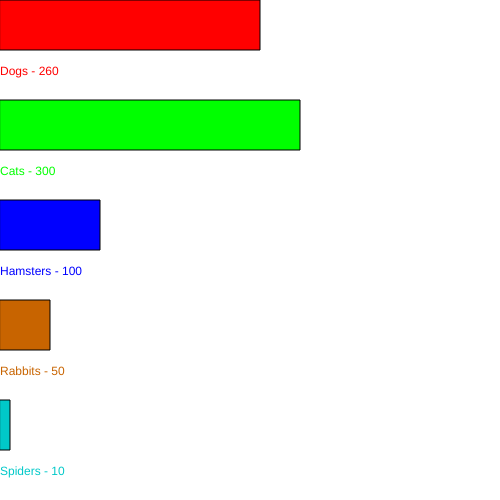
Frame 1 (no input)
Frame 60 (no input): identical to frame 1, image omitted
Frame 120 (the mouse pressed at the canvas centre since frame 60): identical to frame 1, image omitted

The p5.js sketch that drew this single still picture (run headless with seeded random() and noise() and a simulated clock; from frame 60 on, the mouse is pressed at the canvas centre):

// p5.js sketch
// ── sketch.js
function setup() {
	print("fasafasf");
	createCanvas(500, 500);
	fill(255,0,0);
	rect(0, 0, 260, 50);
	text('Dogs - 260', 0, 75);
	fill(0,255,0);
	rect(0, 100, 300, 50);
	text('Cats - 300', 0, 175);
	fill(0,0,255);
	rect(0, 200, 100, 50);
	text('Hamsters - 100', 0, 275);
	fill(200,100,0);
	rect(0, 300, 50, 50);
	text('Rabbits - 50', 0, 375);
	fill(0,200,200);
	rect(0, 400, 10, 50);
	text('Spiders - 10', 0, 475);
}

function draw() {
  // put drawing code here
}
